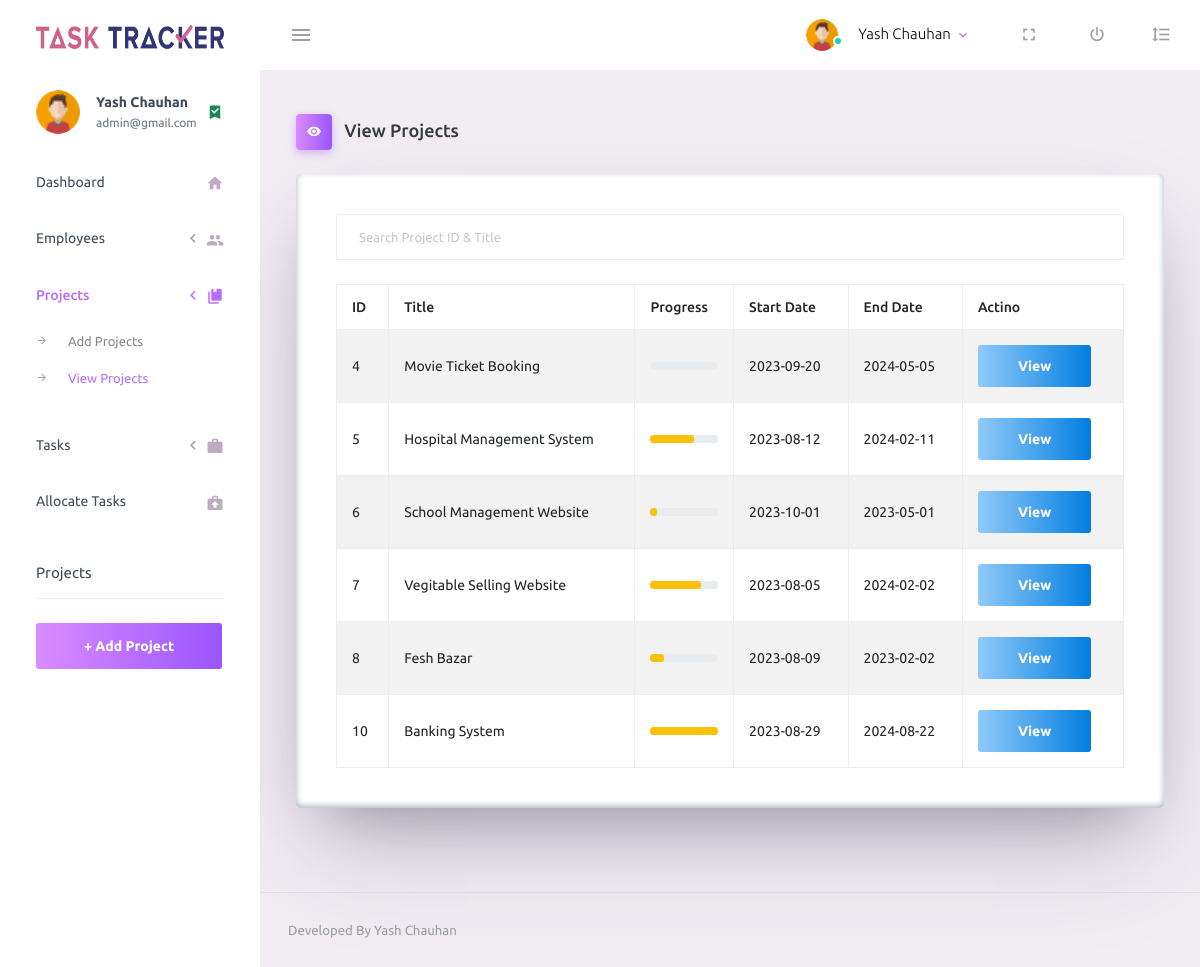
Screenshot of /admin/viewproject.php (signed in) with the database file from the repository.
### tables this page shows
CREATE TABLE IF NOT EXISTS `projects` (
  `projectId` int(5) NOT NULL AUTO_INCREMENT,
  `discription` mediumtext,
  `title` varchar(50) NOT NULL,
  `startDate` date NOT NULL,
  `endDate` date NOT NULL,
  `status` varchar(50) NOT NULL DEFAULT 'Pending',
  `plateform` varchar(50) NOT NULL,
  `completionPer` int(3) NOT NULL DEFAULT '0',
  PRIMARY KEY (`projectId`)
);

### admin/viewproject.php (the view, shortened to what this page needs)
<!DOCTYPE html>
<html lang="en">
<head>
  <link rel="stylesheet" href="assets/vendors/mdi/css/materialdesignicons.min.css">
  <link rel="stylesheet" href="assets/vendors/css/vendor.bundle.base.css">
  <link rel="stylesheet" href="assets/css/style.css">
</head>
<body>
  <?php include("../connect.php"); ?>
  <div class="container-scroller">
    <?php include "partials/_navbar.php"; ?>
    <div class="container-fluid page-body-wrapper">
      <?php include "partials/_sidebar.php"; ?>
      <div class="main-panel">
        <div class="content-wrapper">
          <div class="page-header">
            <h3 class="page-title">
              <span class="page-title-icon bg-gradient-primary text-white me-2">
                <i class="mdi mdi-eye"></i>
              </span> View Projects
            </h3>
          </div>
          <div class="row">
            <div class="col-lg-12 grid-margin stretch-card">
              <div class="card">
                <div class="card-body">
                  <div class="form-group">
                    <input type="text" class="form-control" id="search" placeholder="Search Project ID & Title" onkeypress="searchid(this)" onkeyup="searchid(this)" onkeydown="searchid(this)">
                  </div>
                  <div class="table-responsive">
                    <table class="table table-bordered table-striped">
                      <thead>
                        <tr>
                          <th> ID </th>
                          <th> Title </th>
                          <th> Progress </th>
                          <th> Start Date </th>
                          <th> End Date </th>
                          <th> Actino </th>
                        </tr>
                      </thead>
                      <tbody id="tabbody">
                        <?php
                        if ($conn) {
                          $cmd = "select * from projects";
                          $result = mysqli_query($conn, $cmd);
                          while ($row = mysqli_fetch_array($result)) {
                        ?><tr>
                              <td> <?php echo htmlentities($row["projectId"]); ?> </td>
                              <td> <?php echo htmlentities($row["title"]); ?> </td>
                              <td>
                                <div class="progress">
                                  <div class="progress-bar bg-warning" role="progressbar" style="width: <?php echo htmlentities($row["completionPer"]); ?>%" aria-valuenow="<?php echo htmlentities($row["completionPer"]); ?>" aria-valuemin="0" aria-valuemax="100"></div>
                                </div>
                              </td>
                              <td> <?php echo htmlentities($row["startDate"]); ?> </td>
                              <td> <?php echo htmlentities($row["endDate"]); ?> </td>
                              <td>
                                <a href="detailproject.php?id=<?php echo htmlentities($row["projectId"]); ?>" class="btn btn-gradient-info">View</a>
                              </td>
                            </tr>
                        <?php
                          }
                        }
                        ?>
                      </tbody>
                    </table>
                  </div>
                </div>
              </div>
            </div>
          </div>
        </div>
        <?php include "partials/_footer.php"; ?>
      </div>
    </div>
  </div>
</body>
</html>

### admin/partials/_navbar.php (shortened to what this page needs)
<?php
 include_once("../connect.php");
  if(!isset($_SESSION["adminid"]))
  {
    header("location:login.php");
  }
  else
  {
    $admin_id = $_SESSION["adminid"];
    $cmd_admin = "select * from admins where adminId='$admin_id'";
    $result_admin = mysqli_query($conn,$cmd_admin);
    $admin = mysqli_fetch_array($result_admin);
  }
?>
<nav class="navbar default-layout-navbar col-lg-12 col-12 p-0 fixed-top d-flex flex-row">
  <div class="text-center navbar-brand-wrapper d-flex align-items-center justify-content-center">
    <a class="navbar-brand brand-logo" href="index.php"><img src="image/logo2.png" style="width:200px;height:40px;" alt="logo" /></a>
  </div>
  <div class="navbar-menu-wrapper d-flex align-items-stretch">
    <button class="navbar-toggler navbar-toggler align-self-center" type="button" data-toggle="minimize">
      <span class="mdi mdi-menu"></span>
    </button>
    <ul class="navbar-nav navbar-nav-right">
      <li class="nav-item nav-profile dropdown">
        <a class="nav-link dropdown-toggle" id="profileDropdown" href="#" data-bs-toggle="dropdown" aria-expanded="false">
          <div class="nav-profile-img">
            <img src="assets/images/faces-clipart/pic-4.png" alt="image">
            <span class="availability-status online"></span>
          </div>
          <div class="nav-profile-text">
            <p class="mb-1 text-black"><?php echo htmlentities($admin["name"]); ?></p>
          </div>
        </a>
      </li>
      <li class="nav-item d-none d-lg-block full-screen-link">
        <a class="nav-link">
          <i class="mdi mdi-fullscreen" id="fullscreen-button"></i>
        </a>
      </li>
      <li class="nav-item nav-logout d-none d-lg-block">
        <a class="nav-link" href="logout.php">
          <i class="mdi mdi-power"></i>
        </a>
      </li>
      <li class="nav-item nav-settings d-none d-lg-block">
        <a class="nav-link" href="#">
          <i class="mdi mdi-format-line-spacing"></i>
        </a>
      </li>
    </ul>
  </div>
</nav>

### admin/partials/_sidebar.php (shortened to what this page needs)
<nav class="sidebar sidebar-offcanvas" id="sidebar">
<ul class="nav">
    <li class="nav-item nav-profile">
      <a href="adminprofile.php" class="nav-link">
        <div class="nav-profile-image">
          <img src="assets\images\faces-clipart\pic-4.png" alt="profile">
        </div>
        <div class="nav-profile-text d-flex flex-column">
          <span class="font-weight-bold mb-2"><?php echo htmlentities($admin["name"]); ?></span>
          <span class="text-secondary text-small"><?php echo htmlentities($admin["emailId"]); ?></span>
        </div>
        <i class="mdi mdi-bookmark-check text-success nav-profile-badge"></i>
      </a>
    </li>
    <li class="nav-item">
      <a class="nav-link" href="index.php">
        <span class="menu-title">Dashboard</span>
        <i class="mdi mdi-home menu-icon"></i>
      </a>
    </li>
    <li class="nav-item">
      <a class="nav-link" data-bs-toggle="collapse" href="#ui-basic-emp" aria-expanded="false" aria-controls="ui-basic">
        <span class="menu-title">Employees</span>
        <i class="menu-arrow"></i>
        <i class="mdi mdi-account-multiple menu-icon"></i>
      </a>
    </li>
    <li class="nav-item">
      <a class="nav-link" data-bs-toggle="collapse" href="#ui-basic-project" aria-expanded="false" aria-controls="ui-basic">
        <span class="menu-title">Projects</span>
        <i class="menu-arrow"></i>
        <i class="mdi mdi-book-multiple menu-icon"></i>
      </a>
      <div class="collapse" id="ui-basic-project">
        <ul class="nav flex-column sub-menu">
          <li class="nav-item"> <a class="nav-link" href="addprojects.php">Add Projects</a></li>
          <li class="nav-item"> <a class="nav-link" href="viewproject.php">View Projects</a></li>
        </ul>
      </div>
    </li>
    <li class="nav-item">
      <a class="nav-link" data-bs-toggle="collapse" href="#ui-basic-task" aria-expanded="false" aria-controls="ui-basic">
        <span class="menu-title">Tasks</span>
        <i class="menu-arrow"></i>
        <i class="mdi mdi-briefcase menu-icon"></i>
      </a>
    </li>
    <li class="nav-item">
      <a class="nav-link" href="allocatetask.php">
        <span class="menu-title">Allocate Tasks</span>
        <i class="mdi mdi-briefcase-upload menu-icon"></i>
      </a>
    </li>
    <li class="nav-item sidebar-actions">
      <span class="nav-link">
        <div class="border-bottom">
          <h6 class="font-weight-normal mb-3">Projects</h6>
        </div>
        <a href="addprojects.php" class="btn btn-block btn-lg btn-gradient-primary mt-4">+ Add Project</a>
      </span>
    </li>
  </ul>
</nav>

### rows the page displays
projects: projectId "4", title "Movie Ticket Booking", startDate "2023-09-20", endDate "2024-05-05"
projects: projectId "5", title "Hospital Management System", completionPer 64 (drawn), startDate "2023-08-12", endDate "2024-02-11"
projects: projectId "6", title "School Management Website", completionPer 10 (drawn), startDate "2023-10-01", endDate "2023-05-01"
projects: projectId "7", title "Vegitable Selling Website", completionPer 75 (drawn), startDate "2023-08-05", endDate "2024-02-02"
projects: projectId "8", title "Fesh Bazar", completionPer 20 (drawn), startDate "2023-08-09", endDate "2023-02-02"
projects: projectId "10", title "Banking System", completionPer 100 (drawn), startDate "2023-08-29", endDate "2024-08-22"

### other values shown
$admin["name"] "Yash Chauhan"
$admin["emailId"] "admin@gmail.com"
